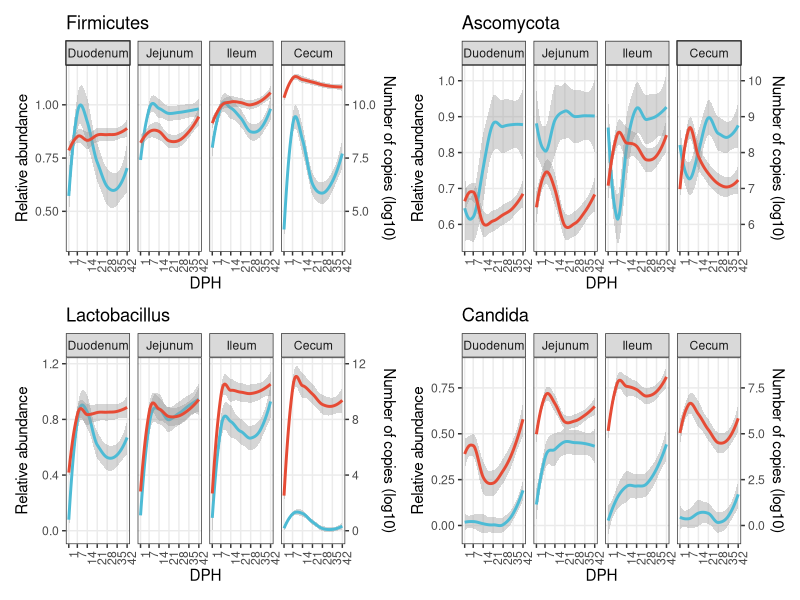

Here is the R script that generated this plot: (Note: a time limit stopped this script after it produced the figure.)
## ---- chunk 1
rm(list = ls())
library(openxlsx)
library(dplyr)
library(tibble)
library(reshape2)
library(ggplot2)
library(patchwork)
library(vegan)
library(reshape2)
library(ggplot2)
## ---- chunk 2
ab_temp <- read.xlsx('../Data/01qpcr/01data_for_quantitive.xlsx',sheet = 2)
raw_16S <- read.csv('../Data/02micro/16S/level-2.csv')
format_16S <- raw_16S %>%
  remove_rownames %>% 
  column_to_rownames(var="index") %>%
  mutate(sum = rowSums(across(where(is.numeric)))) %>%
  select(-c('D_0__Archaea.D_1__Euryarchaeota')) %>%
  mutate(across(D_0__Bacteria.D_1__Acidobacteria:D_0__Bacteria.D_1__Zixibacteria, ~ . / sum)) %>%
  select(-c('sum')) %>%
  setNames(gsub("D_0__Bacteria.D_1__", "", names(.))) %>%
  mutate(DPH = rep(c(1,4,7,14,21,28,35,42),each = 40)) %>%
  mutate(Group1 = factor(Group1, levels = c('Duodenum','Jejunum','Ileum','Cecum'))) %>%
  select(c('Firmicutes','DPH','Group1')) 

raw_ITS <- read.csv('../Data/02micro/ITS/level-2.csv')
format_ITS <- raw_ITS %>%
  remove_rownames %>% 
  column_to_rownames(var="index") %>%
  mutate(sum = rowSums(across(where(is.numeric)))) %>%
  select(-c('k__Fungi.p__unidentified')) %>%
  mutate(across(k__Fungi.p__Ascomycota:k__Fungi.p__Rozellomycota, ~ . / sum)) %>%
  select(-c('sum')) %>%
  setNames(gsub("k__Fungi.p__", "", names(.))) %>%
  mutate(DPH = rep(c(1,4,7,14,21,28,35,42),each = 40)) %>%
  mutate(Group1 = factor(Group1, levels = c('Duodenum','Jejunum','Ileum','Cecum'))) %>%
  select(c('Ascomycota','DPH','Group1')) 

for(i in 1:nrow(ab_temp)){
  format_16S$Firmicutes2[i] <- format_16S$Firmicutes[i] * 10^(ab_temp$`log10(16S)`[i])
  format_ITS$Ascomycota2[i] <- format_ITS$Ascomycota[i] * 10^(ab_temp$`log10(ITS)`[i])
}
f12_1 <- ggplot(format_16S, aes(x=DPH)) +
  geom_smooth(aes(y=Firmicutes),color = '#4DBBD5') +
  geom_smooth(aes(y = log10(Firmicutes2+1)/10), color = '#E64B35') + 
  facet_wrap(.~Group1,nrow = 1) +
  scale_y_continuous(name = "Relative abundance", sec.axis = sec_axis(~.*10, name="Number of copies (log10)"))+
  theme_bw() +
  theme(axis.text.x = element_text(angle = 90, vjust = 1, hjust = 1),
        panel.grid.minor = element_line(color = NA)) +
  ggtitle('Firmicutes') +
  scale_x_continuous(breaks = c(1,7,14,21,28,35,42)) 
f12_2 <- ggplot(format_ITS, aes(x=DPH)) +
  geom_smooth(aes(y=Ascomycota),color = '#4DBBD5') +
  geom_smooth(aes(y = log10(Ascomycota2+1)/10), color = '#E64B35') + 
  facet_wrap(.~Group1,nrow = 1) +
  scale_y_continuous(
    name = "Relative abundance", 
    sec.axis = sec_axis(~.*10, name="Number of copies (log10)"))+
  theme_bw() +
  theme(axis.text.x = element_text(angle = 90, vjust = 1, hjust = 1),
        panel.grid.minor = element_line(color = NA),
        legend.position = 'none') +
  ggtitle('Ascomycota') +
  scale_x_continuous(breaks = c(1,7,14,21,28,35,42)) 
raw_16S_L6 <- read.csv('../Data/02micro/16S/level-6_no_archaea.csv')
format_16S_L6 <- raw_16S_L6 %>%
  remove_rownames %>% 
  column_to_rownames(var="index") %>%
  mutate(sum = rowSums(across(where(is.numeric)))) %>%
  mutate(across(Granulicella:uncultured.bacterium.40, ~ . / sum)) %>%
  select(-c('sum')) %>%
  mutate(DPH = rep(c(1,4,7,14,21,28,35,42), each = 40)) %>%
  mutate(Group1 = factor(Group1, levels = c('Duodenum','Jejunum','Ileum','Cecum'))) %>%
  select(c('Lactobacillus','DPH','Group1'))

raw_ITS_L6 <- read.csv('../Data/02micro/ITS/level-6_for_bar.csv')
format_ITS_L6 <- raw_ITS_L6 %>%
  remove_rownames %>% 
  column_to_rownames(var="X") %>%
  mutate(sum = rowSums(across(where(is.numeric)))) %>%
  mutate(across(X__:unidentified.53, ~ . / sum)) %>%
  select(-c('sum')) %>%
  mutate(DPH = rep(c(1,4,7,14,21,28,35,42), each = 40)) %>%
  mutate(Group1 = factor(Group1, levels = c('Duodenum','Jejunum','Ileum','Cecum'))) %>%
  select(c('Candida','DPH','Group1'))

for(i in 1:nrow(ab_temp)){
  format_16S_L6$Lactobacillus2[i] <- format_16S_L6$Lactobacillus[i] * 10^(ab_temp$`log10(16S)`[i])
  format_ITS_L6$Candida2[i] <- format_ITS_L6$Candida[i] * 10^(ab_temp$`log10(ITS)`[i])
}

f12_3 <- ggplot(format_16S_L6, aes(x=DPH)) +
  geom_smooth(aes(y=Lactobacillus),color = '#4DBBD5') +
  geom_smooth(aes(y = log10(Lactobacillus2+1)/10), color = '#E64B35') + 
  facet_wrap(.~Group1,nrow = 1) +
  scale_y_continuous(name = "Relative abundance", sec.axis = sec_axis(~.*10, name="Number of copies (log10)"))+
  theme_bw() +
  theme(axis.text.x = element_text(angle = 90, vjust = 1, hjust = 1),
        panel.grid.minor = element_line(color = NA)) +
  ggtitle('Lactobacillus') +
  scale_x_continuous(breaks = c(1,7,14,21,28,35,42)) 

f12_4 <- ggplot(format_ITS_L6, aes(x=DPH)) +
  geom_smooth(aes(y=Candida),color = '#4DBBD5') +
  geom_smooth(aes(y = log10(Candida2+1)/10), color = '#E64B35') + 
  facet_wrap(.~Group1,nrow = 1) +
  scale_y_continuous(name = "Relative abundance", sec.axis = sec_axis(~.*10, name="Number of copies (log10)"))+
  theme_bw() +
  theme(axis.text.x = element_text(angle = 90, vjust = 1, hjust = 1),
        panel.grid.minor = element_line(color = NA)) +
  ggtitle('Candida') +
  scale_x_continuous(breaks = c(1,7,14,21,28,35,42)) 

f12_1 + f12_2 + f12_3 + f12_4 + plot_layout(nrow = 2)
## ---- chunk 3
raw_16S_L6 <- read.csv('../Data/02micro/16S/level-6_no_archaea.csv')
raw_ITS_L6 <- read.csv('../Data/02micro/ITS/level-6_for_bar.csv')
format_16S_L6 <- raw_16S_L6 %>%
  remove_rownames %>% 
  column_to_rownames(var="index") %>%
  mutate(sum = rowSums(across(where(is.numeric)))) %>%
  mutate(across(Granulicella:uncultured.bacterium.40, ~ . / sum)) %>%
  select(-c('sum')) %>%
  mutate(Group1 = factor(Group1, levels = c('Duodenum','Jejunum','Ileum','Cecum'))) %>%
  select(-c('Group2'))

format_ITS_L6 <- raw_ITS_L6 %>%
  remove_rownames %>% 
  column_to_rownames(var="X") %>%
  mutate(sum = rowSums(across(where(is.numeric)))) %>%
  mutate(across(X__:unidentified.53, ~ . / sum)) %>%
  select(-c('sum')) %>%
  mutate(Group1 = factor(Group1, levels = c('Duodenum','Jejunum','Ileum','Cecum'))) %>%
  select(-c('Group2'))

format_16S_L6_AA <- format_16S_L6
format_ITS_L6_AA <- format_ITS_L6

for(i in 1:nrow(ab_temp)){
  format_16S_L6_AA[i,1:529] <- format_16S_L6[i,1:529] * 10^(ab_temp$`log10(16S)`[i])
  format_ITS_L6_AA[i,1:603] <- format_ITS_L6[i,1:603] * 10^(ab_temp$`log10(ITS)`[i])
}

dist_16S_RA <- vegdist(format_16S_L6[,1:529])
dist_ITS_RA <- vegdist(format_ITS_L6[,1:603])
dist_16S_AA <- vegdist(format_16S_L6_AA[,1:529])
dist_ITS_AA <- vegdist(format_ITS_L6_AA[,1:603])
PA_16S <- procrustes(dist_16S_AA,dist_16S_RA)
PA_ITS <- procrustes(dist_ITS_AA,dist_ITS_RA)
residual_16S <- data.frame(residuals(PA_16S))
residual_ITS <- data.frame(residuals(PA_ITS))

PA_16S_XY <- data.frame(AA_x = PA_16S$X[,1], AA_y = PA_16S$X[,2],
                        RA_x = PA_16S$Yrot[,1], RA_y = PA_16S$Yrot[,2])
PA_ITS_XY <- data.frame(AA_x = PA_ITS$X[,1], AA_y = PA_ITS$X[,2],
                        RA_x = PA_ITS$Yrot[,1], RA_y = PA_ITS$Yrot[,2])

protest(dist_16S_AA,dist_16S_RA)

protest(dist_ITS_AA,dist_ITS_RA)

f13_1 <- ggplot(PA_16S_XY) +
  geom_segment(aes(x = RA_x, y = RA_y, xend = AA_x, yend = AA_y, color = 'gray'), alpha = 0.3) +
  geom_point(aes(x = RA_x, y = RA_y, color = '#4DBBD5')) +
  geom_point(aes(x = AA_x, y = AA_y, color = '#E64B35')) +
  theme_bw() +
  xlab('PCoA 1') + 
  ylab('PCoA 2') +
  theme(panel.grid.major=element_line(colour=NA),panel.grid.minor = element_line(colour=NA),
        legend.position = c(0.2,0.3)) +
  annotate('text', x = -0.7, y = -0.25, label = 'P = 0.001\nCorrelation = 0.622') +
  scale_color_manual(name = 'Method',values = c('#4DBBD5','#E64B35','gray')) + 
  ggtitle('Bacteria') 
f13_2 <- ggplot(PA_ITS_XY) +
  geom_segment(aes(x = RA_x, y = RA_y, xend = AA_x, yend = AA_y, color = 'gray'), alpha = 0.3) +
  geom_point(aes(x = RA_x, y = RA_y, color = '#4DBBD5')) +
  geom_point(aes(x = AA_x, y = AA_y, color = '#E64B35')) +
  theme_bw() +
  xlab('PCoA 1') + 
  ylab('PCoA 2') +
  theme(panel.grid.major=element_line(colour=NA),panel.grid.minor = element_line(colour=NA),
        legend.position = c(0.2,0.3))  +
  scale_color_manual(name = 'Method',values = c('#4DBBD5','#E64B35','gray')) +
  annotate('text', x = -0.6, y = 0, label = 'P = 0.001\nCorrelation = 0.459') +
  ggtitle('Fungi')

dph <- rep(c(1,4,7,14,21,28,35,42), each = 40)
set.seed(1234)
adonis(format_16S_L6[,1:529]~ format_16S_L6$Group1 + dph )
set.seed(1234)
adonis(format_16S_L6_AA[,1:529]~ format_16S_L6_AA$Group1 + dph)

set.seed(1234)
adonis(format_ITS_L6[,1:603] ~ format_ITS_L6$Group1 + dph)
set.seed(1234)
adonis(format_ITS_L6_AA[,1:603] ~ format_ITS_L6_AA$Group1 + dph)
explains = data.frame(Method = c('RA','AA','RA','AA'),
                      Individual = c(0.31110,0.21089,0.29979,0.24770) * 100,
                      Segment = c(0.32671,0.27479,0.18011,0.11674) * 100,
                      DPH = c(0.08565,0.03220,0.07234,0.02779) * 100,
                      Kingdom = c('Bacteria','Bacteria','Fungi','Fungi')) 

exp_melt <- melt(explains)
colnames(exp_melt)[3:4] <- c('Factor','Explanation') 
exp_melt$Factor <- factor(exp_melt$Factor, levels = c('Individual', 'Segment', 'DPH'))
f13_3 <- ggplot(exp_melt, aes(x = Factor, y = Explanation, fill = Method)) +
  geom_bar(stat = 'identity', position = 'dodge') +
  scale_fill_manual(values = c('#E64B35','#4DBBD5')) +
  theme_bw() +
  theme(panel.grid.major=element_line(colour=NA),panel.grid.minor = element_line(colour=NA),
        axis.text.x = element_text(angle = 45, vjust = 1, hjust = 1)) +
  ylab('Explanation (%)') +
  facet_wrap(.~Kingdom)

f13_1 + f13_2 + f13_3
## ---- chunk 4
Genus_16S_RA_ID <- read.table('../Data/02micro/output/L6_RA_16S.csv',header = T,sep = ',',row.names = 1)%>%
  colSums()
Genus_16S_RA0 <- read.table('../Data/02micro/output/L6_RA_16S.csv',header = T,sep = ',',row.names = 1) 
Genus_16S_RA <- Genus_16S_RA0[,Genus_16S_RA_ID>0.001*280]
Genus_16S_AA0 <- read.table('../Data/02micro/output/L6_AA_16S.csv',header = T,sep = ',',row.names = 1)
Genus_16S_AA <- Genus_16S_AA0[,Genus_16S_RA_ID>0.001*280]
Genus_16S_AA$Seg <- c(rep(c('Cecum','Duodenum','Ileum','Jejunum'),80))
Genus_16S_RA$Seg <- c(rep(c('Cecum','Duodenum','Ileum','Jejunum'),80))
rm(Genus_16S_RA_ID)
rm(Genus_16S_AA0)
rm(Genus_16S_RA0)
taxa_16S <- colnames(Genus_16S_RA)[1:58]
colnames(Genus_16S_AA)[1:58] <- colnames(Genus_16S_RA)[1:58] <- paste0('Genus',1:58)
Genus_16S_RA_C <- Genus_16S_RA[Genus_16S_RA$Seg=='Cecum',] %>%
  select(-c('Seg'))
Genus_16S_RA_D <- Genus_16S_RA[Genus_16S_RA$Seg=='Duodenum',] %>%
  select(-c('Seg'))
Genus_16S_RA_I <- Genus_16S_RA[Genus_16S_RA$Seg=='Ileum',] %>%
  select(-c('Seg'))
Genus_16S_RA_J <- Genus_16S_RA[Genus_16S_RA$Seg=='Jejunum',] %>%
  select(-c('Seg'))
Genus_16S_AA_C <- Genus_16S_AA[Genus_16S_AA$Seg=='Cecum',] %>%
  select(-c('Seg'))
Genus_16S_AA_D <- Genus_16S_AA[Genus_16S_AA$Seg=='Duodenum',] %>%
  select(-c('Seg'))
Genus_16S_AA_I <- Genus_16S_AA[Genus_16S_AA$Seg=='Ileum',] %>%
  select(-c('Seg'))
Genus_16S_AA_J <- Genus_16S_AA[Genus_16S_AA$Seg=='Jejunum',] %>%
  select(-c('Seg'))

# Define a function to create the matrix of correlation 
ab_2_cor <- function(x_RA, y_AA){
  p_RA <- matrix(, nrow = ncol(x_RA), ncol = ncol(x_RA))
  cor_RA <- matrix(, nrow = ncol(x_RA), ncol = ncol(x_RA))
  for(i in 1:ncol(x_RA)){
    for(j in 1:ncol(x_RA)){
      p_RA[i,j] <- cor.test(x_RA[,i], x_RA[,j], method = 'spearman')$p.value
      cor_RA[i,j] <- cor.test(x_RA[,i], x_RA[,j], method = 'spearman')$estimate
    }
  }
  cor_RA[is.na(cor_RA)] <- 0
  colnames(p_RA) <- rownames(p_RA) <- colnames(cor_RA) <- rownames(cor_RA) <- paste0('G',1:ncol(x_RA))
  
  p_AA <- matrix(, nrow = ncol(y_AA), ncol = ncol(y_AA))
  cor_AA <- matrix(, nrow = ncol(y_AA), ncol = ncol(y_AA))
  for(i in 1:ncol(y_AA)){
    for(j in 1:ncol(y_AA)){
      p_AA[i,j] <- cor.test(y_AA[,i], y_AA[,j], method = 'spearman')$p.value
      cor_AA[i,j] <- cor.test(y_AA[,i], y_AA[,j], method = 'spearman')$estimate
    }
  }
  colnames(p_AA) <- rownames(p_AA) <- colnames(cor_AA) <- rownames(cor_AA) <- paste0('G',1:ncol(y_AA))
  ind_RA <- which(lower.tri(cor_RA, diag = F), arr.ind = TRUE)
  Col_RA = dimnames(cor_RA)[[2]][ind_RA[,2]]
  Row_RA = dimnames(cor_RA)[[1]][ind_RA[,1]]
  Cor_RA = cor_RA[ind_RA]
  Pva_RA = p_RA[ind_RA]
  Q_RA = p.adjust(Pva_RA, method = 'BH')
  Cor_RA[Q_RA >= 0.05] <- 0
  out_RA <- data.frame(Col_RA,Row_RA,Cor_RA)
  
  ind_AA <- which(upper.tri(cor_AA, diag = F), arr.ind = TRUE)
  Col_AA = dimnames(cor_AA)[[2]][ind_AA[,2]]
  Row_AA = dimnames(cor_AA)[[1]][ind_AA[,1]]
  Cor_AA = cor_AA[ind_AA]
  Pva_AA = p_AA[ind_AA]
  Q_AA = p.adjust(Pva_AA, method = 'BH')
  Cor_AA[Q_AA >= 0.05] <- 0
  out_AA <- data.frame(Col_AA,Row_AA,Cor_AA)
  colnames(out_RA) <- colnames(out_AA) <- c('Col','Row','Cor')
  out_RA$Cat <- 'RA'
  out_AA$Cat <- 'AA'
  return(rbind(out_RA, out_AA))
}
Cecum <- ab_2_cor(Genus_16S_RA_C, Genus_16S_AA_C)
Cecum$Row <- factor(Cecum$Row, levels = paste0('G',1:58))
Cecum$Col <- factor(Cecum$Col, levels = paste0('G',1:58))
f14_C <- ggplot(Cecum, aes(x = Col, y = Row, color = Cor)) +
  geom_point(aes(size = abs(Cor))) +
  theme_bw() +
  theme(axis.text.x = element_blank(),axis.text.y = element_blank(),axis.ticks = element_blank(),
        panel.grid.major = element_line(color = NA), panel.grid.minor = element_line(color = NA)) +
  scale_color_gradient2(low="#3C5488", mid="white", high="#E64B35", midpoint=0)  +
  scale_size(range=c(0,2),
             breaks=c(0,0.25,0.5,0.75,1),
             labels=c("0","0.25","0.50","0.75","1.00"),
             name = "",
             guide="legend") +
  guides(size = 'none') +
  xlab('Absolute abundance') +
  ylab('Relative abundance') +
  ggtitle('Cecum')
Ileum <- ab_2_cor(Genus_16S_RA_I, Genus_16S_AA_I)
Ileum$Row <- factor(Ileum$Row, levels = paste0('G',1:58))
Ileum$Col <- factor(Ileum$Col, levels = paste0('G',1:58))
f14_I <- ggplot(Ileum, aes(x = Col, y = Row, color = Cor)) +
  geom_point(aes(size = abs(Cor))) +
  theme_bw() +
  theme(axis.text.x = element_blank(),axis.text.y = element_blank(),axis.ticks = element_blank(),
        panel.grid.major = element_line(color = NA), panel.grid.minor = element_line(color = NA)) +
  scale_color_gradient2(low="#3C5488", mid="white", high="#E64B35", midpoint=0)  +
  scale_size(range=c(0,2),
             breaks=c(0,0.25,0.5,0.75,1),
             labels=c("0","0.25","0.50","0.75","1.00"),
             name = "",
             guide="legend") +
  guides(size = 'none') +
  xlab('Absolute abundance') +
  ylab('Relative abundance') +
  ggtitle('Ileum')
Duodenum <- ab_2_cor(Genus_16S_RA_D, Genus_16S_AA_D)
Duodenum$Row <- factor(Duodenum$Row, levels = paste0('G',1:58))
Duodenum$Col <- factor(Duodenum$Col, levels = paste0('G',1:58))
f14_D <- ggplot(Duodenum, aes(x = Col, y = Row, color = Cor)) +
  geom_point(aes(size = abs(Cor))) +
  theme_bw() +
  theme(axis.text.x = element_blank(),axis.text.y = element_blank(),axis.ticks = element_blank(),
        panel.grid.major = element_line(color = NA), panel.grid.minor = element_line(color = NA)) +
  scale_color_gradient2(low="#3C5488", mid="white", high="#E64B35", midpoint=0)  +
  scale_size(range=c(0,2),
             breaks=c(0,0.25,0.5,0.75,1),
             labels=c("0","0.25","0.50","0.75","1.00"),
             name = "",
             guide="legend") +
  guides(size = 'none') +
  xlab('Absolute abundance') +
  ylab('Relative abundance') +
  ggtitle('Duodenum')

Jejunum <- ab_2_cor(Genus_16S_RA_J, Genus_16S_AA_J)
Jejunum$Row <- factor(Jejunum$Row, levels = paste0('G',1:58))
Jejunum$Col <- factor(Jejunum$Col, levels = paste0('G',1:58))
f14_J <- ggplot(Jejunum, aes(x = Col, y = Row, color = Cor)) +
  geom_point(aes(size = abs(Cor))) +
  theme_bw() +
  theme(axis.text.x = element_blank(),axis.text.y = element_blank(),axis.ticks = element_blank(),
        panel.grid.major = element_line(color = NA), panel.grid.minor = element_line(color = NA)) +
  scale_color_gradient2(low="#3C5488", mid="white", high="#E64B35", midpoint=0)  +
  scale_size(range=c(0,2),
             breaks=c(0,0.25,0.5,0.75,1),
             labels=c("0","0.25","0.50","0.75","1.00"),
             name = "",
             guide="legend") +
  guides(size = 'none') +
  xlab('Absolute abundance') +
  ylab('Relative abundance') +
  ggtitle('Jejunum')

cor2confusion <- function(correlation){
  CR1 <- correlation[correlation$Cat=='RA',]
  CR2 <- correlation[correlation$Cat=='AA',]
  CR1$Cat2 <- paste(CR1$Col,CR1$Row,sep = '-')
  CR1_1 <- CR1[,c(3,5)]
  CR2$Cat2 <- paste(CR2$Row,CR2$Col,sep = '-')
  CR2_1 <- CR2[,c(3,5)]
  colnames(CR1_1) <- c('CRA','Cat_R')
  colnames(CR2_1) <- c('CAA','Cat_A')
  CR_all <- merge(CR1_1,CR2_1,by.x = 'Cat_R',by.y = 'Cat_A')
  CR_all$CRA[CR_all$CRA>0] <- 'Pos'
  CR_all$CAA[CR_all$CAA>0] <- 'Pos'
  CR_all$CRA[CR_all$CRA<0] <- 'Neg'
  CR_all$CAA[CR_all$CAA<0] <- 'Neg'
  CR_all$CRA[CR_all$CRA==0] <- 'NS'
  CR_all$CAA[CR_all$CAA==0] <- 'NS'
  print(table(CR_all$CRA))
  print(table(CR_all$CAA))
  CR_final <- melt(table(CR_all$CRA,CR_all$CAA))
  colnames(CR_final) <- c("RA","AA",'Number')
  CR_final$Ratio <- round(CR_final$Number/sum(CR_final$Number) * 100, 1)
  CR_final$Cons[CR_final$RA=='Pos'&CR_final$AA=='Pos'] <- 'Consist'
  CR_final$Cons[CR_final$RA=='Neg'&CR_final$AA=='Neg'] <- 'Consist'
  CR_final$Cons[CR_final$RA=='NS'&CR_final$AA=='NS'] <- 'Consist'
  CR_final$Cons[is.na(CR_final$Cons)] <- 'Diff'
  return(CR_final[,c(1,2,4,5)])
}

Genus_ITS_RA_ID <- read.table('../Data/02micro/output/L6_RA_ITS.csv',header = T,sep = ',',row.names = 1)%>%
  colSums()
Genus_ITS_RA0 <- read.table('../Data/02micro/output/L6_RA_ITS.csv',header = T,sep = ',',row.names = 1) 
head(Genus_ITS_RA0)
Genus_ITS_RA <- Genus_ITS_RA0[,Genus_ITS_RA_ID>0.001*280]
Genus_ITS_AA0 <- read.table('../Data/02micro/output/L6_AA_ITS.csv',header = T,sep = ',',row.names = 1)
Genus_ITS_AA <- Genus_ITS_AA0[,Genus_ITS_RA_ID>0.001*280]
Genus_ITS_AA$Seg <- c(rep(c('Cecum','Duodenum','Ileum','Jejunum'),80))
Genus_ITS_RA$Seg <- c(rep(c('Cecum','Duodenum','Ileum','Jejunum'),80))
taxa_ITS <- colnames(Genus_ITS_RA)[1:82]
colnames(Genus_ITS_AA)[1:82] <- colnames(Genus_ITS_RA)[1:82] <- paste0('Genus',1:82)

Genus_ITS_RA_C <- Genus_ITS_RA[Genus_ITS_RA$Seg=='Cecum',] %>%
  select(-c('Seg'))
Genus_ITS_RA_D <- Genus_ITS_RA[Genus_ITS_RA$Seg=='Duodenum',] %>%
  select(-c('Seg'))
Genus_ITS_RA_I <- Genus_ITS_RA[Genus_ITS_RA$Seg=='Ileum',] %>%
  select(-c('Seg'))
Genus_ITS_RA_J <- Genus_ITS_RA[Genus_ITS_RA$Seg=='Jejunum',] %>%
  select(-c('Seg'))
Genus_ITS_AA_C <- Genus_ITS_AA[Genus_ITS_AA$Seg=='Cecum',] %>%
  select(-c('Seg'))
Genus_ITS_AA_D <- Genus_ITS_AA[Genus_ITS_AA$Seg=='Duodenum',] %>%
  select(-c('Seg'))
Genus_ITS_AA_I <- Genus_ITS_AA[Genus_ITS_AA$Seg=='Ileum',] %>%
  select(-c('Seg'))
Genus_ITS_AA_J <- Genus_ITS_AA[Genus_ITS_AA$Seg=='Jejunum',] %>%
  select(-c('Seg'))


Cecum_ITS <- ab_2_cor(Genus_ITS_RA_C, Genus_ITS_AA_C)
Cecum_ITS[is.na(Cecum_ITS)] <- 0
Cecum_ITS$Row <- factor(Cecum_ITS$Row, levels = paste0('G',1:82))
Cecum_ITS$Col <- factor(Cecum_ITS$Col, levels = paste0('G',1:82))
p15_C <- ggplot(Cecum_ITS, aes(x = Col, y = Row, color = Cor)) +
  geom_point(aes(size = abs(Cor))) +
  theme_bw() +
  theme(axis.text.x = element_blank(),axis.text.y = element_blank(),axis.ticks = element_blank(),
        panel.grid.major = element_line(color = NA), panel.grid.minor = element_line(color = NA)) +
  scale_color_gradient2(low="#3C5488", mid="white", high="#E64B35", midpoint=0)  +
  scale_size(range=c(0,2),
             breaks=c(0,0.25,0.5,0.75,1),
             labels=c("0","0.25","0.50","0.75","1.00"),
             name = "",
             guide="legend") +
  guides(size = 'none') +
  xlab('Absolute abundance') +
  ylab('Relative abundance') +
  ggtitle('Cecum')

Ileum_ITS <- ab_2_cor(Genus_ITS_RA_I, Genus_ITS_AA_I)
Ileum_ITS[is.na(Ileum_ITS)] <- 0

Ileum_ITS$Row <- factor(Ileum_ITS$Row, levels = paste0('G',1:82))
Ileum_ITS$Col <- factor(Ileum_ITS$Col, levels = paste0('G',1:82))
p15_I <- ggplot(Ileum_ITS, aes(x = Col, y = Row, color = Cor)) +
  geom_point(aes(size = abs(Cor))) +
  theme_bw() +
  theme(axis.text.x = element_blank(),axis.text.y = element_blank(),axis.ticks = element_blank(),
        panel.grid.major = element_line(color = NA), panel.grid.minor = element_line(color = NA)) +
  scale_color_gradient2(low="#3C5488", mid="white", high="#E64B35", midpoint=0)  +
  scale_size(range=c(0,2),
             breaks=c(0,0.25,0.5,0.75,1),
             labels=c("0","0.25","0.50","0.75","1.00"),
             name = "",
             guide="legend") +
  guides(size = 'none') +
  xlab('Absolute abundance') +
  ylab('Relative abundance') +
  ggtitle('Ileum')

p15_I
Duodenum_ITS <- ab_2_cor(Genus_ITS_RA_D, Genus_ITS_AA_D)
Duodenum_ITS[is.na(Duodenum_ITS)] <- 0

Duodenum_ITS$Row <- factor(Duodenum_ITS$Row, levels = paste0('G',1:82))
Duodenum_ITS$Col <- factor(Duodenum_ITS$Col, levels = paste0('G',1:82))
p15_D <- ggplot(Duodenum_ITS, aes(x = Col, y = Row, color = Cor)) +
  geom_point(aes(size = abs(Cor))) +
  theme_bw() +
  theme(axis.text.x = element_blank(),axis.text.y = element_blank(),axis.ticks = element_blank(),
        panel.grid.major = element_line(color = NA), panel.grid.minor = element_line(color = NA)) +
  scale_color_gradient2(low="#3C5488", mid="white", high="#E64B35", midpoint=0)  +
  scale_size(range=c(0,2),
             breaks=c(0,0.25,0.5,0.75,1),
             labels=c("0","0.25","0.50","0.75","1.00"),
             name = "",
             guide="legend") +
  guides(size = 'none') +
  xlab('Absolute abundance') +
  ylab('Relative abundance') +
  ggtitle('Duodenum')
Jejunum_ITS <- ab_2_cor(Genus_ITS_RA_J, Genus_ITS_AA_J)
Jejunum_ITS[is.na(Jejunum_ITS)] <- 0
Jejunum_ITS$Row <- factor(Jejunum_ITS$Row, levels = paste0('G',1:82))
Jejunum_ITS$Col <- factor(Jejunum_ITS$Col, levels = paste0('G',1:82))
p15_J <- ggplot(Jejunum_ITS, aes(x = Col, y = Row, color = Cor)) +
  geom_point(aes(size = abs(Cor))) +
  theme_bw() +
  theme(axis.text.x = element_blank(),axis.text.y = element_blank(),axis.ticks = element_blank(),
        panel.grid.major = element_line(color = NA), panel.grid.minor = element_line(color = NA)) +
  scale_color_gradient2(low="#3C5488", mid="white", high="#E64B35", midpoint=0)  +
  scale_size(range=c(0,2),
             breaks=c(0,0.25,0.5,0.75,1),
             labels=c("0","0.25","0.50","0.75","1.00"),
             name = "",
             guide="legend") +
  guides(size = 'none') +
  xlab('Absolute abundance') +
  ylab('Relative abundance') +
  ggtitle('Jejunum')

f14_D + f14_J + f14_I + f14_C  + p15_D + p15_J + p15_I + p15_C + plot_layout(nrow = 4)
## ---- chunk 5
confu_C <- cor2confusion(Cecum)
confu_D <- cor2confusion(Duodenum) # AA Neg
confu_I <- cor2confusion(Ileum) # AA Neg
confu_J <- cor2confusion(Jejunum) 
confu_C_ITS <- cor2confusion(Cecum_ITS)
confu_D_ITS <- cor2confusion(Duodenum_ITS)
confu_I_ITS <- cor2confusion(Ileum_ITS) # AA Neg
confu_J_ITS <- cor2confusion(Jejunum_ITS) # AA Neg
add_confu <- data.frame(RA = c('Pos','Neg','NS'),
                        AA = c('Neg','Neg','Neg'),
                        Ratio = c(0.0,0.0,0.0),
                        Cons = c('Diff','Consist','Diff'))
confu_D <- rbind(confu_D, add_confu)
confu_I <- rbind(confu_I, add_confu)
confu_I_ITS <- rbind(confu_I_ITS, add_confu)
confu_J_ITS <- rbind(confu_J_ITS, add_confu)

relevel_matrix <- function(confusion_matrix){
  confusion_matrix$RA <- factor(confusion_matrix$RA, levels = c('Pos','Neg','NS'))
  confusion_matrix$AA <- factor(confusion_matrix$AA, levels = c('NS','Neg','Pos'))
  return(confusion_matrix)
}
confu_D <- relevel_matrix(confu_D)
confu_J <- relevel_matrix(confu_J)
confu_I <- relevel_matrix(confu_I)
confu_C <- relevel_matrix(confu_C)
confu_D_ITS <- relevel_matrix(confu_D_ITS)
confu_J_ITS <- relevel_matrix(confu_J_ITS)
confu_I_ITS <- relevel_matrix(confu_I_ITS)
confu_C_ITS <- relevel_matrix(confu_C_ITS)

p16_1 <- ggplot(confu_D,aes(x = RA, y = AA)) +
  geom_tile(aes(fill = Cons)) +
  geom_text(aes(label = Ratio,size = 4)) +
  theme_bw() + 
  theme(legend.position = 'none',panel.grid.major = element_line(color = NA), 
        panel.grid.minor = element_line(color = NA),panel.border = element_blank(),
        axis.ticks = element_blank()) +
  scale_fill_manual(values = c('#E64B35','#4DBBD5')) +
  xlab('Relative abundance') + ylab('Absolute abundance') +
  ggtitle('Duodenum') + scale_x_discrete(position = "top")
p16_2 <- ggplot(confu_J,aes(x = RA, y = AA)) +
  geom_tile(aes(fill = Cons)) +
  geom_text(aes(label = Ratio,size = 4)) +
  theme_bw() + 
  theme(legend.position = 'none',panel.grid.major = element_line(color = NA), 
        panel.grid.minor = element_line(color = NA),panel.border = element_blank(),
        axis.ticks = element_blank()) +
  scale_fill_manual(values = c('#E64B35','#4DBBD5')) +
  xlab('Relative abundance') + ylab('Absolute abundance') +
  ggtitle('Jejunum') + scale_x_discrete(position = "top")
p16_3 <- ggplot(confu_I,aes(x = RA, y = AA)) +
  geom_tile(aes(fill = Cons)) +
  geom_text(aes(label = Ratio,size = 4)) +
  theme_bw() + 
  theme(legend.position = 'none',panel.grid.major = element_line(color = NA), 
        panel.grid.minor = element_line(color = NA),panel.border = element_blank(),
        axis.ticks = element_blank()) +
  scale_fill_manual(values = c('#E64B35','#4DBBD5')) +
  xlab('Relative abundance') + ylab('Absolute abundance') +
  ggtitle('Ileum') + scale_x_discrete(position = "top")
p16_4 <- ggplot(confu_C,aes(x = RA, y = AA)) +
  geom_tile(aes(fill = Cons)) +
  geom_text(aes(label = Ratio,size = 4)) +
  theme_bw() + 
  theme(legend.position = 'none',panel.grid.major = element_line(color = NA), 
        panel.grid.minor = element_line(color = NA),panel.border = element_blank(),
        axis.ticks = element_blank()) +
  scale_fill_manual(values = c('#E64B35','#4DBBD5')) +
  xlab('Relative abundance') + ylab('Absolute abundance') +
  ggtitle('Cecum') + scale_x_discrete(position = "top")
p17_1 <- ggplot(confu_D_ITS,aes(x = RA, y = AA)) +
  geom_tile(aes(fill = Cons)) +
  geom_text(aes(label = Ratio,size = 4)) +
  theme_bw() + 
  theme(legend.position = 'none',panel.grid.major = element_line(color = NA), 
        panel.grid.minor = element_line(color = NA),panel.border = element_blank(),
        axis.ticks = element_blank()) +
  scale_fill_manual(values = c('#E64B35','#4DBBD5')) +
  xlab('Relative abundance') + ylab('Absolute abundance') +
  ggtitle('Duodenum') + scale_x_discrete(position = "top")
p17_2 <- ggplot(confu_J_ITS,aes(x = RA, y = AA)) +
  geom_tile(aes(fill = Cons)) +
  geom_text(aes(label = Ratio,size = 4)) +
  theme_bw() + 
  theme(legend.position = 'none',panel.grid.major = element_line(color = NA), 
        panel.grid.minor = element_line(color = NA),panel.border = element_blank(),
        axis.ticks = element_blank()) +
  scale_fill_manual(values = c('#E64B35','#4DBBD5')) +
  xlab('Relative abundance') + ylab('Absolute abundance') +
  ggtitle('Jejunum') + scale_x_discrete(position = "top")
p17_3 <- ggplot(confu_I_ITS,aes(x = RA, y = AA)) +
  geom_tile(aes(fill = Cons)) +
  geom_text(aes(label = Ratio,size = 4)) +
  theme_bw() + 
  theme(legend.position = 'none',panel.grid.major = element_line(color = NA), 
        panel.grid.minor = element_line(color = NA),panel.border = element_blank(),
        axis.ticks = element_blank()) +
  scale_fill_manual(values = c('#E64B35','#4DBBD5')) +
  xlab('Relative abundance') + ylab('Absolute abundance') +
  ggtitle('Ileum') + scale_x_discrete(position = "top")
p17_4 <- ggplot(confu_C_ITS,aes(x = RA, y = AA)) +
  geom_tile(aes(fill = Cons)) +
  geom_text(aes(label = Ratio,size = 4)) +
  theme_bw() + 
  theme(legend.position = 'none',panel.grid.major = element_line(color = NA), 
        panel.grid.minor = element_line(color = NA),panel.border = element_blank(),
        axis.ticks = element_blank()) +
  scale_fill_manual(values = c('#E64B35','#4DBBD5')) +
  xlab('Relative abundance') + ylab('Absolute abundance') +
  ggtitle('Cecum') + 
  scale_x_discrete(position = "top") 
p16_1 + p16_2 + p16_3 + p16_4 + p17_1 + p17_2 + p17_3 + p17_4 + plot_layout(nrow = 2)
